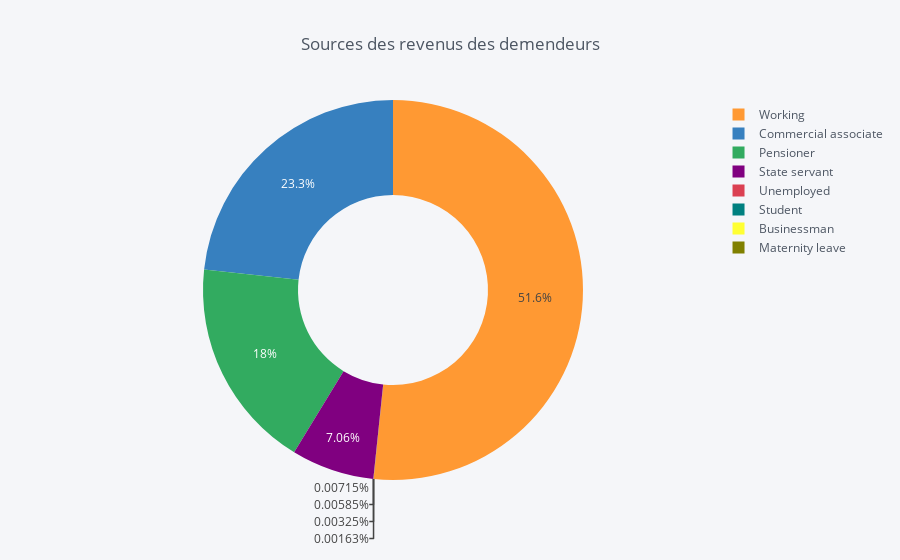

Write notebook code for a chart like this one.
### Markdown cell above
## Sources des revenus des demendeurs

### Code cell
temp = application_train["NAME_INCOME_TYPE"].value_counts()
df = pd.DataFrame({'labels': temp.index,
                   'values': temp.values
                   })
df.iplot(kind='pie', labels='labels', values='values',
         title='Sources des revenus des demendeurs', hole=0.5)

### Figure 1 — Plotly figure (JSON) as saved in the notebook; plotly's stock layout.template omitted (floating-point values rounded to 4 significant figures)
{"data": [{"hole": 0.5, "labels": ["Working", "Commercial associate", "Pensioner", "State servant", "Unemployed", "Student", "Businessman", "Maternity leave"], "marker": {"colors": ["rgba(255, 153, 51, 1.0)", "rgba(55, 128, 191, 1.0)", "rgba(50, 171, 96, 1.0)", "rgba(128, 0, 128, 1.0)", "rgba(219, 64, 82, 1.0)", "rgba(0, 128, 128, 1.0)", "rgba(255, 255, 51, 1.0)", "rgba(128, 128, 0, 1.0)"]}, "name": "", "type": "pie", "values": [158774, 71617, 55362, 21703, 22, 18, 10, 5]}], "layout": {"legend": {"bgcolor": "#F5F6F9", "font": {"color": "#4D5663"}}, "paper_bgcolor": "#F5F6F9", "plot_bgcolor": "#F5F6F9", "title": "Sources des revenus des demendeurs", "titlefont": {"color": "#4D5663"}}}
